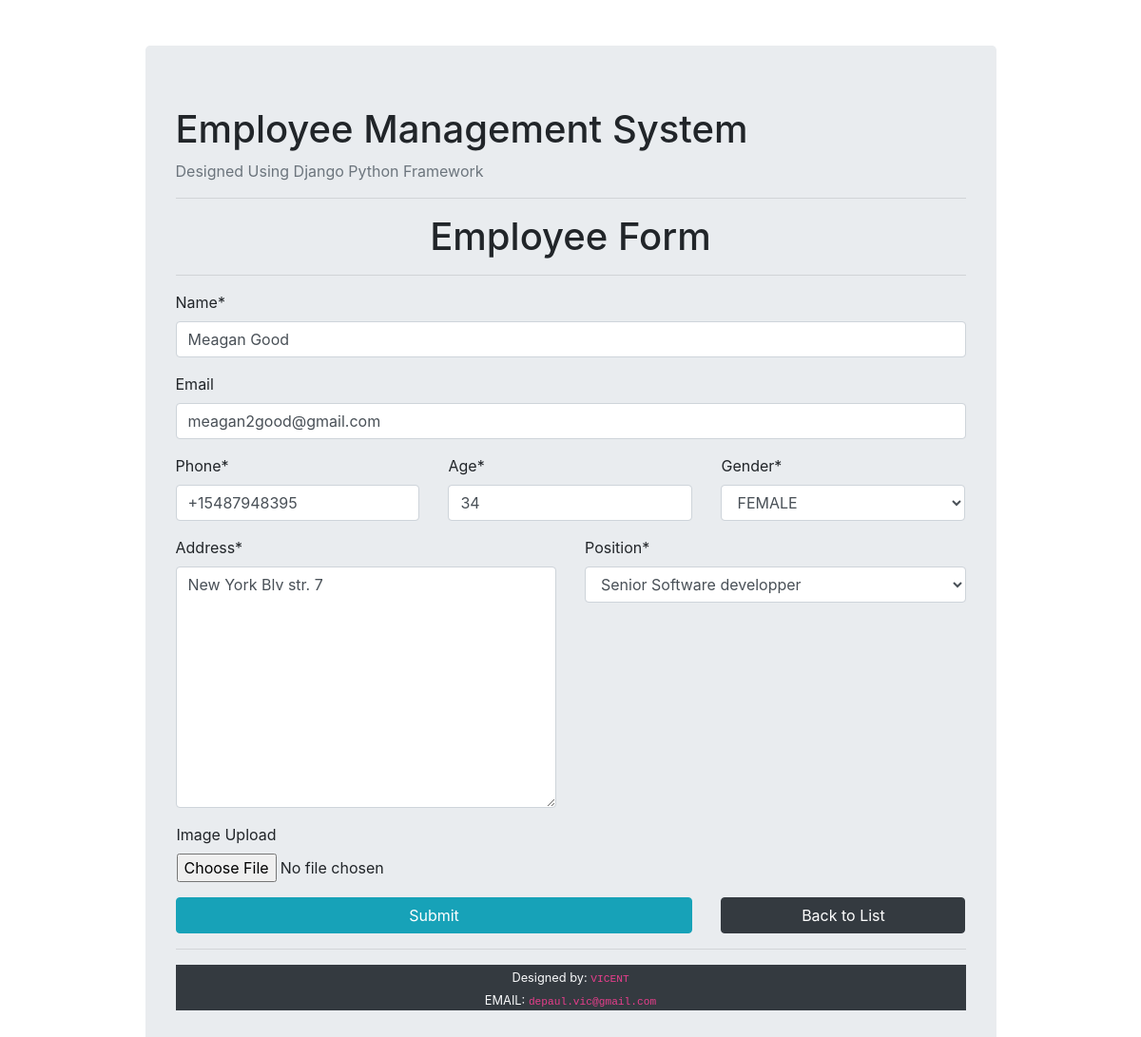
Page /update/9/ on the committed database.
### employee_registry/models.py (models this page shows, shortened)
class Employee(models.Model):
    GENDER_CHOICES = (
        ('male', 'MALE'),
        ('female', 'FEMALE'),
        ('prefer not to say', 'PREFER NOT TO SAY'),
    )
    name = models.CharField(max_length=100)
    email = models.CharField(max_length=100)
    phone = models.CharField(max_length=16)
    age = models.PositiveIntegerField()
    gender = models.CharField(max_length=50, choices=GENDER_CHOICES)
    address = models.TextField(max_length=200)
    position = models.ForeignKey(Position, on_delete=models.CASCADE)

### employee_registry/views.py (the view)
# urls.py: path('update/<int:id>/', views.update_employee, name='update'),
def update_employee(request, id):
    employee = Employee.objects.get(id=id)
    form = EmployeeForm(instance=employee)
    if request.method == 'POST':
        form = EmployeeForm(request.POST, instance=employee)
        if form.is_valid():
            form.save()
            return redirect('list')
    context = {'form':form}
    return render(request, 'employee_registry/employee_form.html', context)

### employee_registry/forms.py
class EmployeeForm(forms.ModelForm):
    class Meta:
        model = Employee
        fields = '__all__'
    def __init__(self, *args, **kwargs):
        super(EmployeeForm, self).__init__(*args, **kwargs)
        self.fields['position'].empty_label='Select position'
        self.fields['email'].required = False      #sets the Email field filling to optional in the form

### employee_registry/models.py (called while the page is built)
    def __str__(self):
        return self.title

### employee_registry/templates/employee_registry/employee_form.html (shortened to what this page needs)
{% extends 'employee_registry/main.html' %}
{% load crispy_forms_tags %}
{% block content %}
  <h1 class="text-center">Employee Form</h1>
  <hr>
  <form action="" method="POST" autocomplete="off" enctype="multipart/form-data">
    {{ form.name|as_crispy_field }}
    {{ form.email|as_crispy_field }}
    <div class="row">
        <div class="col-md-4">
          {{ form.phone|as_crispy_field }}
        </div>
        <div class="col-md-4">
          {{ form.age|as_crispy_field }}
        </div>
        <div class="col-md-4">
          {{ form.gender|as_crispy_field }}
        </div>
    </div>
    <div class="row">
      <div class="col-md-6">
        {{ form.address|as_crispy_field }}
      </div>
      <div class="col-md-6">
        {{ form.position|as_crispy_field }}
      </div>
    </div>
    <div class="row">
      <div class="form-group mx-3">
        <label>Image Upload</label>
        <input name="image" type="file" class="form-control-file">
      </div>
    </div>
    <div class="row">
        <br>
        <div class="col-md-8">
          <button type="submit" class="btn btn-block btn-info">Submit</button>
        </div>
        <div class="col-md-4">
          <a class="btn btn-dark btn-block" href="{% url 'list' %}">Back to List</a>
        </div>
    </div>
  </form>
{% endblock %}

### rows in the picture
Employee: name "Meagan Good", email "meagan2good@gmail.com", phone "+15487948395", age "34", gender "FEMALE", address "New York Blv str. 7", position "Senior Software developper"
